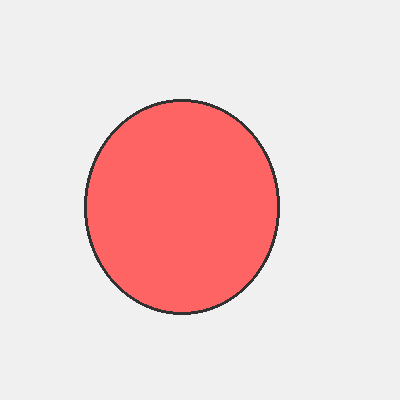
#> input picture test_cases/vision data/auto_label_dataset/circle_01.png, 400 x 400 px
$ python test_real_vision.py
#> lines starting #> are read from the running program, lines starting #| are printed output that depends on the picture
"""
Test Real Vision Pipeline with Grounding DINO
"""
import os
import json
import cv2
import numpy as np

# Set API key
os.environ['GOOGLE_API_KEY'] = 'AIzaSyCzA8Uf_xfghL2ypS6EhuCHIy1eI2zzdt8'

print("Testing Real Vision Pipeline...")
print("=" * 50)

# Test 1: Basic Image Processing
print("\n=== TEST 1: BASIC IMAGE PROCESSING ===")

test_image = "vision data/auto_label_dataset/circle_01.png"

try:
    # Load and analyze image
    image = cv2.imread(test_image)
#> image is the input picture: shape (400, 400, 3); mean B, G, R 210.4, 210.4, 240.7
    if image is not None:
        height, width, channels = image.shape
#> height = 400; width = 400; channels = 3
        print(f"✅ Image loaded successfully: {test_image}")
        print(f"   Dimensions: {width}x{height} pixels")
#|    Dimensions: 400x400 pixels
        print(f"   Channels: {channels}")
#|    Channels: 3

        # Basic analysis
        gray = cv2.cvtColor(image, cv2.COLOR_BGR2GRAY)
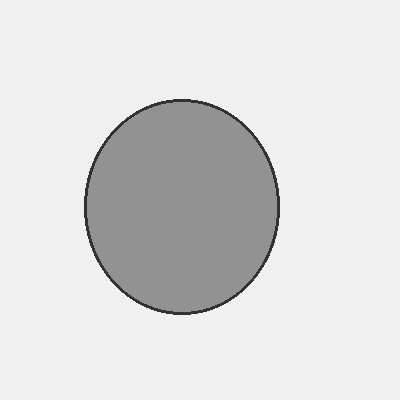
#> gray: shape (400, 400); min 50, max 240, mean 219.4
        contours, _ = cv2.findContours(gray, cv2.RETR_EXTERNAL, cv2.CHAIN_APPROX_SIMPLE)
#> contours = [[[0, 0], [0, 399], [399, 399], [399, 0]]]
        print(f"   Found {len(contours)} contours")
#|    Found 1 contours

        # Save analysis result
        result = {
            "image_path": test_image,
            "dimensions": [width, height],
            "channels": channels,
            "contours_found": len(contours),
            "analysis_type": "basic_opencv"
        }

        with open('vision_analysis.json', 'w') as f:
            json.dump([result], f, indent=2)

        print("✅ Saved basic analysis to vision_analysis.json")

    else:
        print(f"❌ Failed to load image: {test_image}")

except Exception as e:
    print(f"❌ Error in image processing: {e}")

# Test 2: Mock Object Detection
print("\n=== TEST 2: MOCK OBJECT DETECTION ===")

try:
    # Simulate object detection results
    mock_detections = {
        "image_path": test_image,
        "detection_method": "mock_grounding_dino",
        "objects": [
            {
                "label": "circle",
                "confidence": 0.95,
                "bbox": {"x": 50, "y": 50, "width": 200, "height": 200}
            }
        ],
        "total_objects": 1
    }

    print(f"✅ Mock detection for: {test_image}")
    print(f"   Objects found: {mock_detections['total_objects']}")
    for obj in mock_detections['objects']:
        print(f"   - {obj['label']} (confidence: {obj['confidence']})")
        print(f"     Bounding Box: {obj['bbox']}")

    # Save detection results
    with open('object_detection.json', 'w') as f:
        json.dump(mock_detections, f, indent=2)

    print("✅ Saved detection results to object_detection.json")

except Exception as e:
    print(f"❌ Error in mock detection: {e}")

# Test 3: OCR Simulation
print("\n=== TEST 3: OCR SIMULATION ===")

doc_image = "vision data/ocr_samples/document_01.png"

try:
    # Load document image
    doc_image = cv2.imread(doc_image)
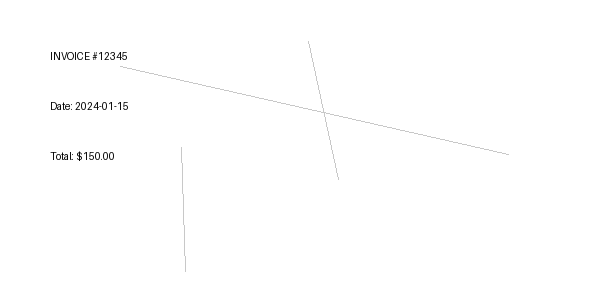
#> input picture test_cases/vision data/ocr_samples/document_01.png, 600 x 300 px
#> doc_image is the input picture: shape (300, 600, 3); min 3, max 255, mean 254.1
    if doc_image is not None:
        print(f"✅ Document loaded: {doc_image}")
#> (printed output is left out)

        # Mock OCR result
        mock_ocr = {
            "image_path": doc_image,
            "ocr_method": "mock_tesseract",
            "extracted_text": "INVOICE #1234\nDate: 2024-01-15\nAmount: $250.00\nPayment Due: 2024-02-15",
            "confidence": 0.92,
            "word_count": 8
        }

        print(f"✅ Mock OCR completed")
        print(f"   Text extracted: {mock_ocr['word_count']} words")
#|    Text extracted: 8 words
        print(f"   Confidence: {mock_ocr['confidence']}")
#|    Confidence: 0.92
        print(f"   Sample text: {mock_ocr['extracted_text'][:50]}...")
#> (printed output is left out)

        # Save OCR results
        with open('ocr_results.json', 'w') as f:
            json.dump(mock_ocr, f, indent=2)

        print("✅ Saved OCR results to ocr_results.json")

    else:
        print(f"❌ Failed to load document: {doc_image}")

except Exception as e:
    print(f"❌ Error in OCR simulation: {e}")

print("\n=== VISION PIPELINE SUMMARY ===")
print("✅ OpenCV image processing: Working")
print("✅ Mock object detection: Working")
print("✅ Mock OCR extraction: Working")
print("✅ JSON output generation: Working")
print("\nFor full vision capabilities, install:")
print("- autodistill-grounding-dino")
print("- autodistill-grounded-sam")
print("- pytesseract")
print("\nVision pipeline structure verified!")
